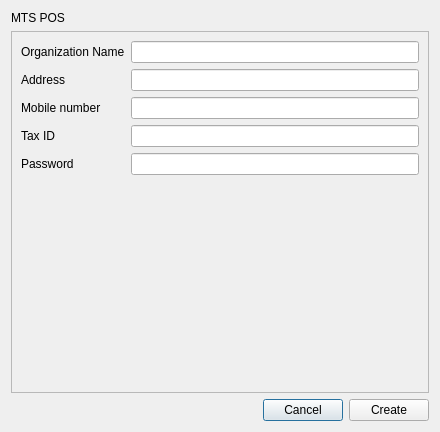
<?xml version="1.0" encoding="UTF-8"?>
<ui version="4.0">
 <class>DialogOrganizationConfig</class>
 <widget class="QDialog" name="DialogOrganizationConfig">
  <property name="geometry">
   <rect>
    <x>0</x>
    <y>0</y>
    <width>440</width>
    <height>432</height>
   </rect>
  </property>
  <property name="windowTitle">
   <string>Edit Organization Config</string>
  </property>
  <layout class="QVBoxLayout" name="verticalLayout">
   <item>
    <widget class="QLabel" name="label_6">
     <property name="sizePolicy">
      <sizepolicy hsizetype="Preferred" vsizetype="Fixed">
       <horstretch>0</horstretch>
       <verstretch>0</verstretch>
      </sizepolicy>
     </property>
     <property name="text">
      <string>MTS POS</string>
     </property>
    </widget>
   </item>
   <item>
    <widget class="QScrollArea" name="scrollArea">
     <property name="widgetResizable">
      <bool>true</bool>
     </property>
     <widget class="QWidget" name="scrollAreaWidgetContents">
      <property name="geometry">
       <rect>
        <x>0</x>
        <y>0</y>
        <width>420</width>
        <height>362</height>
       </rect>
      </property>
      <layout class="QFormLayout" name="formLayout">
       <item row="0" column="0">
        <widget class="QLabel" name="label">
         <property name="text">
          <string>Organization Name</string>
         </property>
        </widget>
       </item>
       <item row="0" column="1">
        <widget class="QLineEdit" name="lineEditOrganizationName"/>
       </item>
       <item row="1" column="0">
        <widget class="QLabel" name="label_2">
         <property name="text">
          <string>Address</string>
         </property>
        </widget>
       </item>
       <item row="1" column="1">
        <widget class="QLineEdit" name="lineEditAddress"/>
       </item>
       <item row="2" column="0">
        <widget class="QLabel" name="label_3">
         <property name="text">
          <string>Mobile number</string>
         </property>
        </widget>
       </item>
       <item row="2" column="1">
        <widget class="QLineEdit" name="lineEditMobileNumber"/>
       </item>
       <item row="3" column="0">
        <widget class="QLabel" name="label_4">
         <property name="text">
          <string>Tax ID</string>
         </property>
        </widget>
       </item>
       <item row="3" column="1">
        <widget class="QLineEdit" name="lineEditTaxId"/>
       </item>
       <item row="4" column="0">
        <widget class="QLabel" name="label_5">
         <property name="text">
          <string>Password</string>
         </property>
        </widget>
       </item>
       <item row="4" column="1">
        <widget class="QLineEdit" name="lineEditAccessCode"/>
       </item>
      </layout>
     </widget>
    </widget>
   </item>
   <item>
    <layout class="QHBoxLayout" name="horizontalLayout">
     <item>
      <spacer name="horizontalSpacer">
       <property name="orientation">
        <enum>Qt::Horizontal</enum>
       </property>
       <property name="sizeHint" stdset="0">
        <size>
         <width>40</width>
         <height>20</height>
        </size>
       </property>
      </spacer>
     </item>
     <item>
      <widget class="QPushButton" name="pushButtonCancel">
       <property name="text">
        <string>Cancel</string>
       </property>
      </widget>
     </item>
     <item>
      <widget class="QPushButton" name="pushButtonCreate">
       <property name="text">
        <string>Create</string>
       </property>
      </widget>
     </item>
    </layout>
   </item>
  </layout>
 </widget>
 <resources/>
 <connections/>
</ui>
